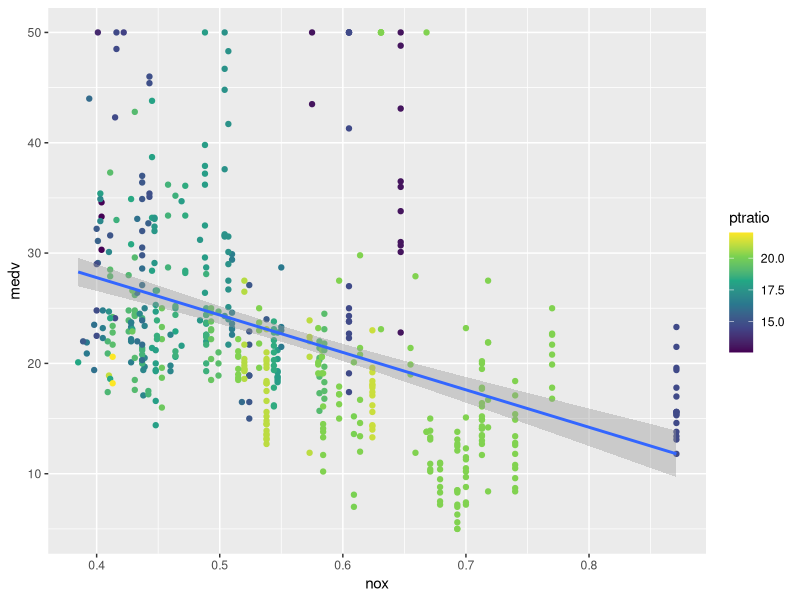
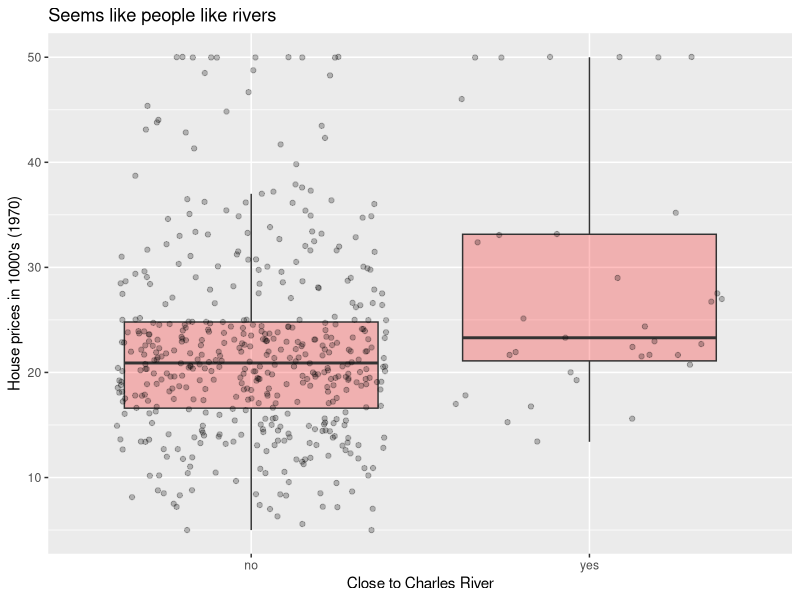

R code for these plots, in order:
library("tidyverse")
library("MASS")
ggplot(data=Boston, aes(x=nox,y=medv,colour=ptratio))+
  geom_point()+
  geom_smooth(method="lm")+
  scale_colour_viridis_c()

ggplot(data=Boston,aes(x=factor(chas,labels=c("no","yes")),y=medv))+
  geom_boxplot(outlier.shape=NA,fill="red",alpha=.25)+
  geom_jitter(alpha=.25)+
  labs(x="Close to Charles River",
       y="House prices in 1000's (1970)",
       title="Seems like people like rivers")
